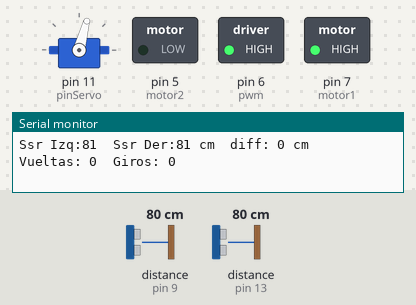
Recording of a sketch running on a simulated Arduino Uno, built with avr-gcc and run on an emulated ATmega328P. Parts: servo, switched loads named in the sketch (green lamp = pin HIGH), the last lines printed to the serial monitor. The test bench sets the inputs (shaded band); at power-on: distance to the obstacle (sensors on pin 9, pin 13) 80 cm. The echo pulse lasts 58.3 µs per cm.

Above: at 1.2 s.
1.3 s: distance to the obstacle (sensor on pin 9) set to 45 cm
3.2 s: distance to the obstacle (sensor on pin 9) set to 36 cm
At 4.6 s:
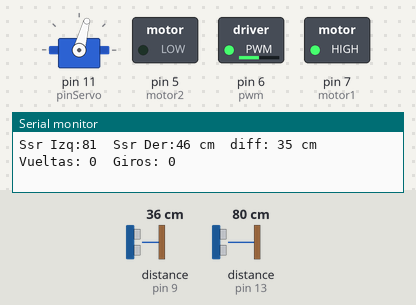
Timing chart, 0 to 6.2 s (numbered marks = the images above; inputs shaded):
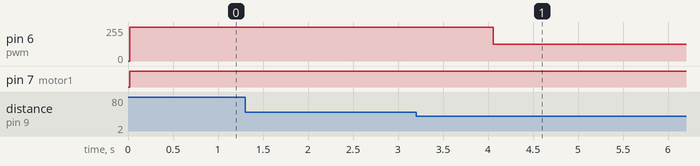

Measured:
- the behaviour switches between 41 and 40 cm on distance to the obstacle (sensor on pin 9) (found by bisection; images 0 and 1)
- after the input at 3.2 s, pin 6 (pwm): 255/255 → 127/255 after 0.86 s

The sketch:

codigo2.ino
```cpp
#include <Servo.h>
#include <NewPing.h>

//variables para tomar como referencia
int distanciaInicialIzq = 0;
int distanciaInicialDer = 0;
// Definir pines para los motores L298
const int motor1 = 7;
const int motor2 = 5;
const int pwm = 6;
//para los giros y avances
unsigned long tiempoInicioAvance = 0;  // Variable para controlar el tiempo de avance
const unsigned long duracionAvance = 10000;  // Duración de avance en milisegundos (5 segundos)

// Definir pines para el servo SG90
const int pinServo = 11;
Servo servo;

// Definir pines para los sensores de ultrasonido
const int TRIG_PIN_1 = 12;//izq
const int ECHO_PIN_1 = 13;
const int TRIG_PIN_2 = 8;//der
const int ECHO_PIN_2 = 9;

// Definir objetos de los sensores de ultrasonido
NewPing s_Izq(TRIG_PIN_1, ECHO_PIN_1, 400);
NewPing s_Der(TRIG_PIN_2, ECHO_PIN_2, 400);

// Definir variables para el contador de vueltas y giros
int contadorVueltas = 0;
int contadorGiros = 0;

void setup() {
  // Inicializar pines de los motores
  pinMode(motor1, OUTPUT);
  pinMode(motor2, OUTPUT);

  // Inicializar el servo
  servo.attach(pinServo);
  // Realizar mediciones iniciales para establecer la referencia
  distanciaInicialIzq = s_Izq.ping_cm();
  distanciaInicialDer = s_Der.ping_cm();
  // Inicializar la comunicación serial
  Serial.begin(9600);
}

void loop() {
  // Realizar mediciones de ultrasonido
  int distanciaIzq = s_Izq.ping_cm();
  int distanciaDer = s_Der.ping_cm();


  // Calcular la diferencia entre las distancias
  int diferenciaDistancias = abs(distanciaIzq - distanciaDer);
if (diferenciaDistancias < 20){
avanzar(255);
}
  // Determinar la dirección más larga
  if ((diferenciaDistancias > 40) && (distanciaIzq > distanciaDer)) {
    // Gira a la izquierda
    giraIzquierda();
    contadorGiros++;
    // Inicia el temporizador de avance
    tiempoInicioAvance = millis();
    // Avanza durante un período de tiempo
    while (millis() - tiempoInicioAvance < duracionAvance) {
      avanzar(127);
    }
  }
  if((diferenciaDistancias > 40) && (distanciaIzq < distanciaDer)) {
    // Gira a la derecha
    giraDerecha();
    contadorGiros++;
    tiempoInicioAvance = millis();
    // Avanza durante un período de tiempo
    while (millis() - tiempoInicioAvance < duracionAvance) {
      avanzar(127);
    }
  }

  // Verificar si se ha completado una vuelta
  if (contadorGiros >= 4) {
    contadorVueltas++;
    contadorGiros = 0;
  }


  // Imprimir información en la comunicación serial
  // Imprimir los resultados en una tabla mediante Serial
  Serial.print("Ssr Izq:");
  Serial.print(distanciaIzq);
  Serial.print("\tSsr Der:");
  Serial.print(distanciaDer);
  Serial.print(" cm");
  Serial.print("\tdiff: ");
  Serial.print(diferenciaDistancias);
  Serial.print(" cm");
  Serial.print("\tVueltas: ");
  Serial.print(contadorVueltas);
  Serial.print("\tGiros: ");
  Serial.println(contadorGiros);
  /*Serial.print("Distancia Izquierda: ");
  Serial.print(distanciaIzq);
  Serial.print(" cm, Distancia Derecha: ");
  Serial.print(distanciaDer);
  Serial.print(" cm, diferencia: ");
  Serial.print(diferenciaDistancias);
  Serial.println(" cm");
  Serial.print(" cm, Vueltas: ");
  Serial.print(contadorVueltas);
  Serial.print(", Giros: ");
  Serial.println(contadorGiros);*/

  delay(1000);  // Esperar 1 segundo antes de la siguiente medición
}

void giraIzquierda() {
  servo.write(0);
}

void giraDerecha() {
  servo.write(180);
}
void avanzar(int pot) {
  servo.write(75);
  analogWrite(pwm,pot);
 digitalWrite(motor1,HIGH);
 digitalWrite(motor2,LOW);
}
```
